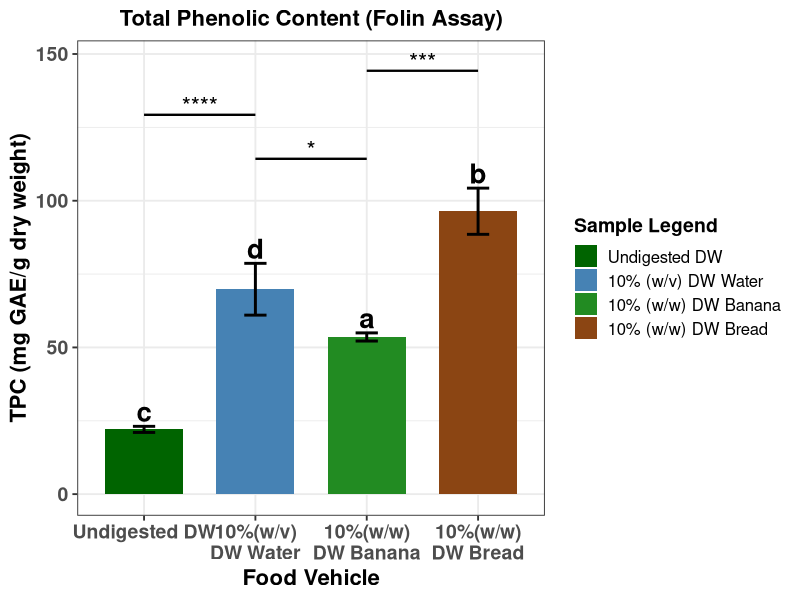

Write the R code that produced this figure.
#This Code is made by Maruf Raihan (PhD,NICHE,Ulster)for Folin data statistical analysis and visual presentation


library(dplyr)
library(ggplot2)
library(multcompView)

# -----------------------------
# Raw data
# -----------------------------
TPC <- c(
  22.1, 21.0, 23.1,        # Undigested DW
  80.0, 65.4, 64.1,        # 10%(w/v)\nDW Water
  52.4, 55.1, 53.2,        # 10%(w/w)\nDW Banana
  105.13, 89.83, 94.30     # 10%(w/w)\nDW Bread
)

group <- factor(rep(c("Undigested DW", "10%(w/v)\nDW Water", "10%(w/w)\nDW Banana", "10%(w/w)\nDW Bread"), each = 3))
df <- data.frame(TPC, group)

# -----------------------------
# ANOVA + Tukey
# -----------------------------
anova_result <- aov(TPC ~ group, data = df)
tukey <- TukeyHSD(anova_result)

# Extract p-values
pvals <- tukey$group[, "p adj"]
names(pvals) <- rownames(tukey$group)

# -----------------------------
# Tukey LETTERS (NEW)
# -----------------------------
letters <- multcompLetters(pvals)$Letters
letters_df <- data.frame(
  Sample = names(letters),
  Letter = letters
)

# -----------------------------
# Summary table (means + SD)
# -----------------------------
df_summary <- df %>%
  group_by(group) %>%
  summarise(
    Mean = mean(TPC),
    SD   = sd(TPC),
    .groups = "drop"
  )

df_summary$Sample <- factor(df_summary$group,
                            levels = c("Undigested DW", "10%(w/v)\nDW Water", "10%(w/w)\nDW Banana", "10%(w/w)\nDW Bread"))

# Merge Tukey letters into summary
df_summary <- merge(df_summary, letters_df, by.x = "Sample", by.y = "Sample")

# -----------------------------
# Function: convert p-value → asterisks
# -----------------------------
p_to_star <- function(p) {
  if (p < 0.0001) return("****")
  if (p < 0.001)  return("***")
  if (p < 0.01)   return("**")
  if (p < 0.05)   return("*")
  return("ns")
}

# -----------------------------
# Build automatic bracket table
# -----------------------------
comparisons <- data.frame(
  comp = names(pvals),
  p = pvals,
  stars = sapply(pvals, p_to_star)
)

# Split "A-B" into two groups
comparisons <- comparisons %>%
  mutate(
    g1 = sub("-.*", "", comp),
    g2 = sub(".*-", "", comp)
  )

# -----------------------------
# REMOVE ONLY:
# Undigested DW – 10%(w/w)\nDW Banana
# Undigested DW – 10%(w/w) \nDW Bread
# 10%(w/v)\nDW Water – 10%(w/w) \nDW Bread
# -----------------------------
remove_comps <- c(
  "Undigested DW-10%(w/w)\nDW Banana",
  "10%(w/w)\nDW Banana-Undigested DW",
  "10%(w/v)\nDW Water-10%(w/w)\nDW Bread",
  "10%(w/w)\nDW Bread-10%(w/v)\nDW Water",
  "Undigested DW-10%(w/w)\nDW Bread"
)

comparisons <- comparisons %>%
  filter(!(comp %in% remove_comps))

# -----------------------------
# Assign bracket height automatically
# -----------------------------
max_y <- max(df_summary$Mean + df_summary$SD)
comparisons$y <- seq(max_y + 10, max_y + 10 + 15*(nrow(comparisons)-1), by = 15)

# -----------------------------
# ggplot
# -----------------------------
p <- ggplot(df_summary, aes(x = Sample, y = Mean, fill = Sample)) +
  geom_col(width = 0.7) +
  geom_errorbar(aes(ymin = Mean - SD, ymax = Mean + SD),
                width = 0.2, linewidth = 1) +
  
  # -----------------------------
# ADD TUKEY LETTERS ABOVE BARS
# -----------------------------
geom_text(
  aes(label = Letter, y = Mean + SD + 5),
  size = 7,
  fontface = "bold"
) +
  
  scale_fill_manual(
    values = c("Undigested DW" = "darkgreen",
               "10%(w/v)\nDW Water"   = "steelblue",
               "10%(w/w)\nDW Banana"  = "forestgreen",
               "10%(w/w)\nDW Bread"   = "saddlebrown"),
    labels = c(
      "Undigested DW",
      "10% (w/v) DW Water",
      "10% (w/w) DW Banana",
      "10% (w/w) DW Bread"
    ),
    name = "Sample Legend"
  ) +
  
  theme_bw(base_size = 14) +
  theme(
    legend.position = "right",
    legend.title = element_text(size = 14, face = "bold"),
    legend.text  = element_text(size = 12),
    plot.title = element_text(size = 16, face = "bold", hjust = 0.5),
    axis.text.x = element_text(size = 14, face = "bold"),
    axis.text.y = element_text(size = 14, face = "bold"),
    axis.title.x = element_text(size = 16, face = "bold"),
    axis.title.y = element_text(size = 16, face = "bold")
  ) +
  labs(
    title = "Total Phenolic Content (Folin Assay)",
    x = "Food Vehicle",
    y = "TPC (mg GAE/g dry weight)"
  )

# -----------------------------
# Add automatic brackets + asterisks
# -----------------------------
for (i in 1:nrow(comparisons)) {
  g1 <- comparisons$g1[i]
  g2 <- comparisons$g2[i]
  y  <- comparisons$y[i]
  stars <- comparisons$stars[i]
  
  x1 <- which(levels(df_summary$Sample) == g1)
  x2 <- which(levels(df_summary$Sample) == g2)
  
  p <- p +
    annotate("segment", x = x1, xend = x2, y = y, yend = y, linewidth = 0.8) +
    annotate("text", x = (x1 + x2)/2, y = y + 3, label = stars, size = 6)
}

print(p)

# -----------------------------
# Console output
# -----------------------------
cat("\n=== DESCRIPTIVE STATS + TUKEY LETTERS ===\n")
print(df_summary)

cat("\n=== ANOVA SUMMARY ===\n")
print(summary(anova_result))

cat("\n=== TUKEY POST-HOC ===\n")
print(tukey)

cat("\n=== SIGNIFICANCE STARS USED IN PLOT ===\n")
print(comparisons[, c("comp", "p", "stars")])
